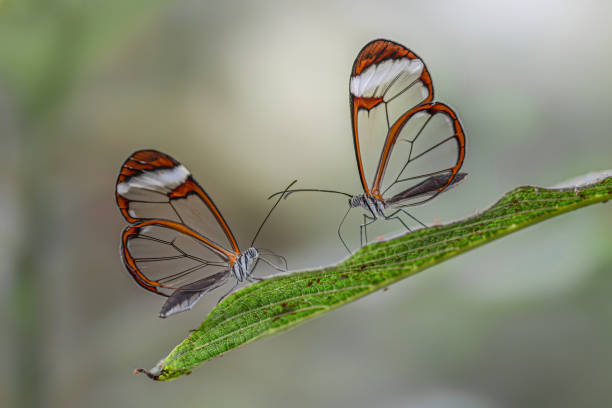
#> input picture i4.jpg, 612 x 408 px
$ python operacionesPI4.py
#> lines starting #> are read from the running program, lines starting #| are printed output that depends on the picture
import cv2
import numpy as np
import cv2

img = cv2.imread('i4.jpg')
#> img is the input picture: shape (408, 612, 3); mean B, G, R 117.4, 137.9, 135

blur = cv2.blur(img, (15, 15))
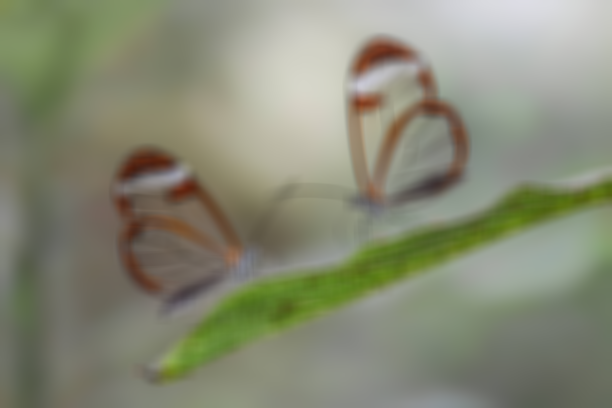
#> blur: shape (408, 612, 3); mean B, G, R 117.4, 137.9, 135

cv2.imshow('Original', img)
cv2.imshow('Difuminada', blur)
cv2.waitKey(0)
cv2.destroyAllWindows()

$ run again, with i10.jpg copied over i4.jpg
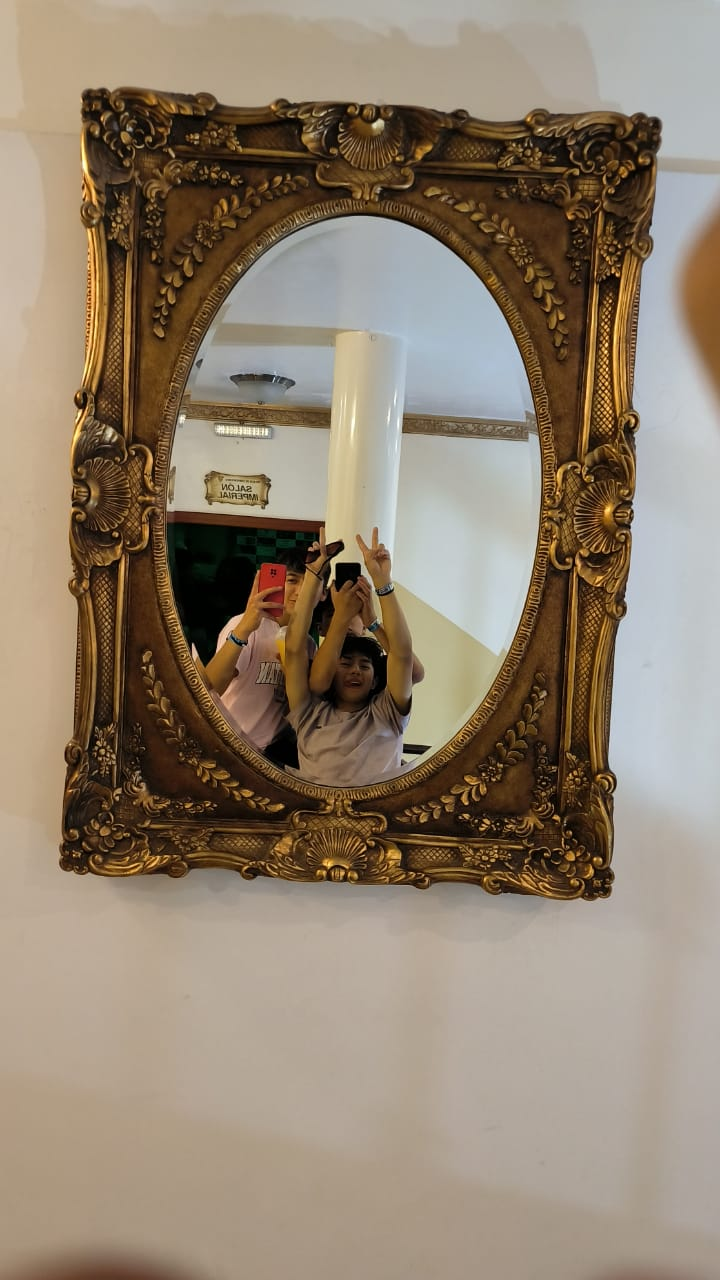
#> input picture i10.jpg, 720 x 1280 px
#> img is the input picture: shape (1280, 720, 3); mean B, G, R 111.2, 129.6, 144.9
#> `blur = cv2.blur(img, (15, 15))`:
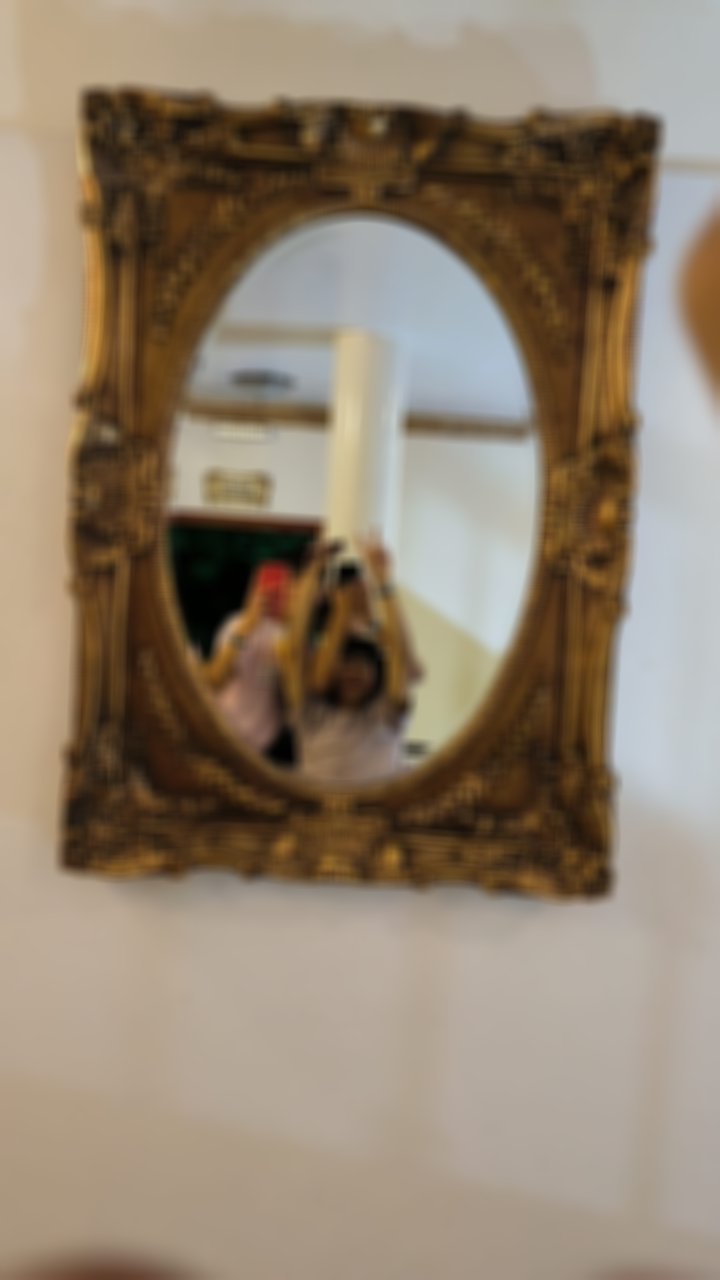
#> blur: shape (1280, 720, 3); mean B, G, R 111.2, 129.6, 144.9

$ run again, with i11.jpg copied over i4.jpg
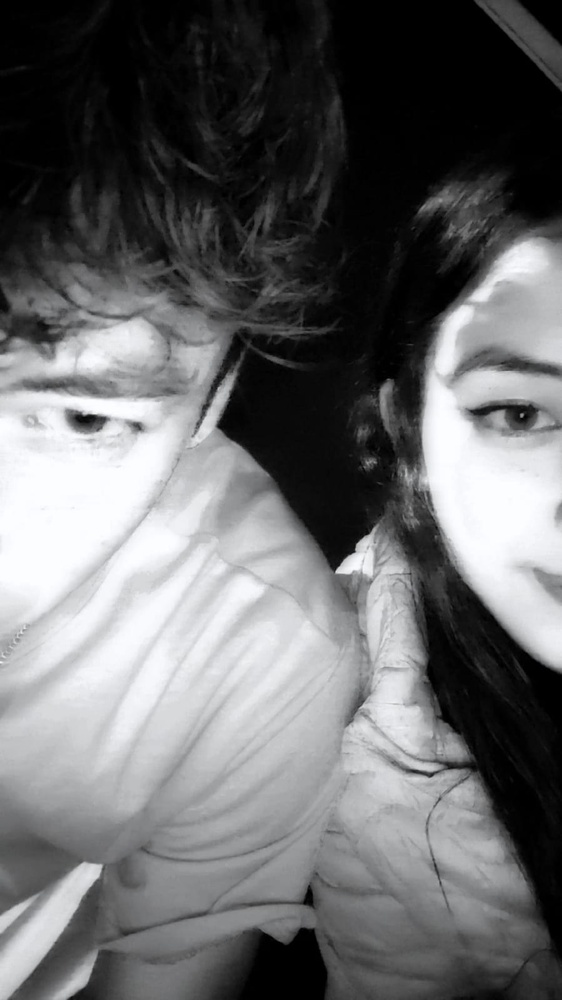
#> input picture i11.jpg, 562 x 1000 px, shrunk from 899 x 1599 before the run
#> img is the input picture: shape (1000, 562, 3); mean B, G, R 107.1, 105.9, 105.4
#> `blur = cv2.blur(img, (15, 15))`:
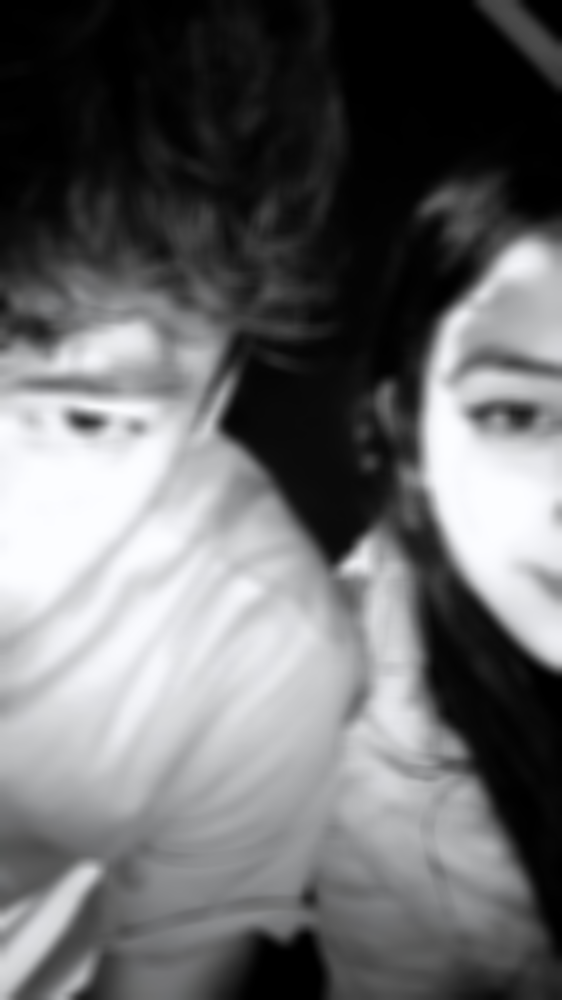
#> blur: shape (1000, 562, 3); mean B, G, R 107.1, 105.9, 105.4

$ run again, with i12.jpg copied over i4.jpg
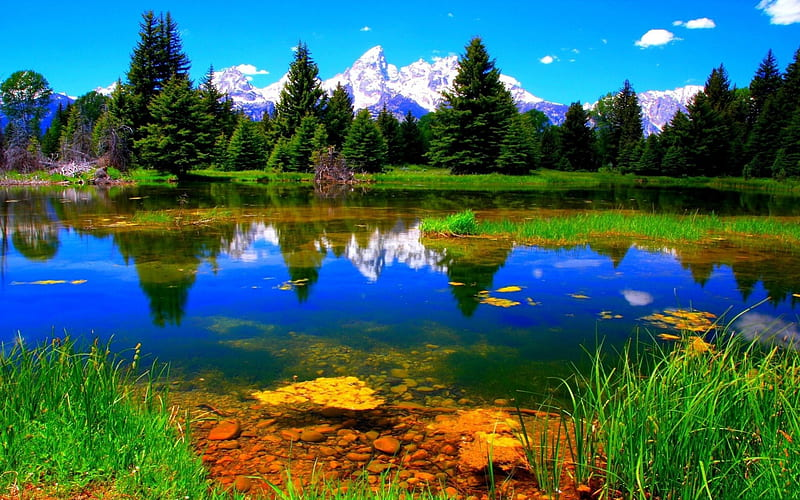
#> input picture i12.jpg, 800 x 500 px
#> img is the input picture: shape (500, 800, 3); mean B, G, R 89.5, 100.2, 57.9
#> `blur = cv2.blur(img, (15, 15))`:
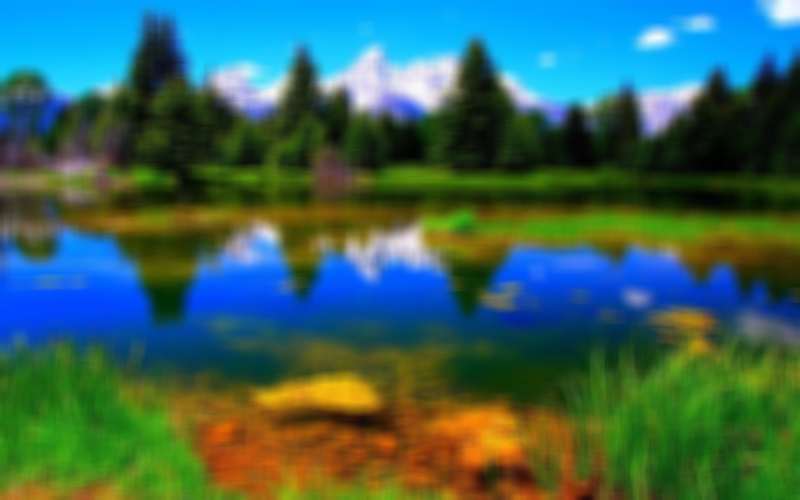
#> blur: shape (500, 800, 3); mean B, G, R 89.5, 100.2, 57.9
